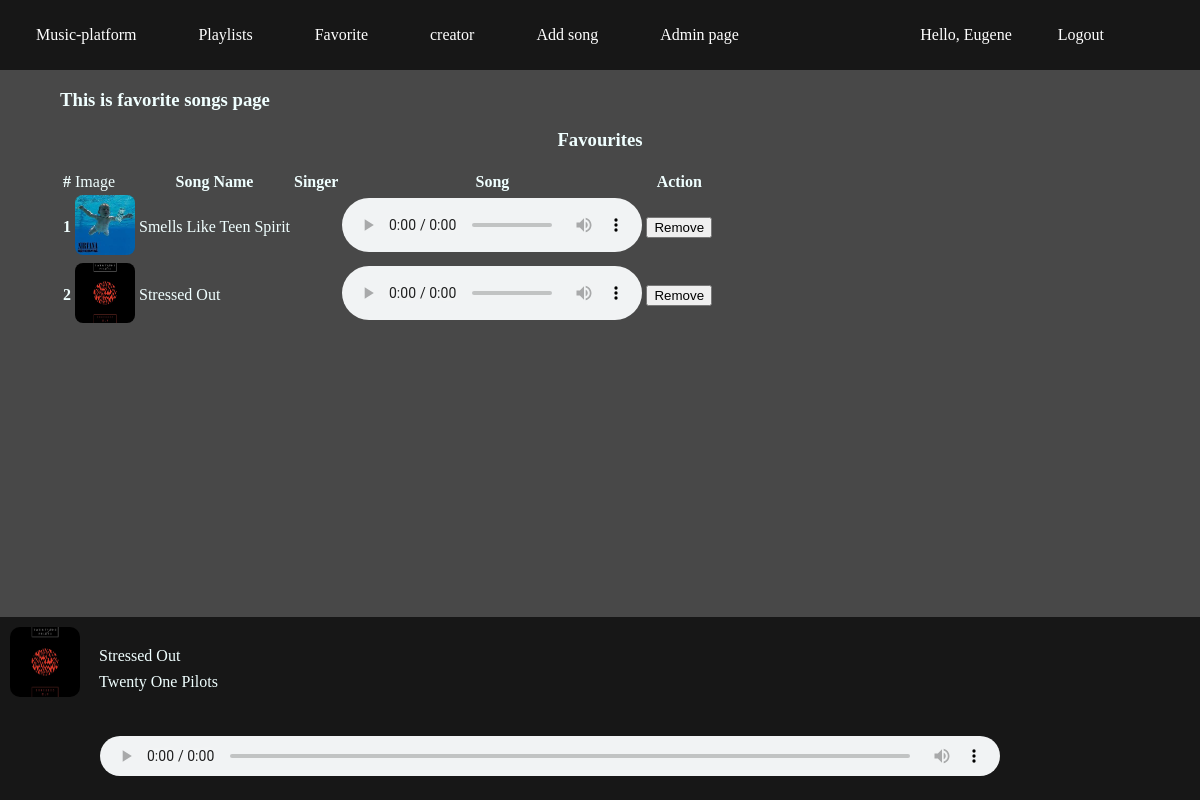
The page /music/favorite/ (signed in) on the database its author committed.
### users_app/models.py (models this page shows, shortened)
class CustomUser(AbstractBaseUser, PermissionsMixin):
    email = models.EmailField(_('email address'), unique=True)
    username = models.CharField(max_length=32)
    date_joined = models.DateTimeField(default=timezone.now)
    is_creator = models.BooleanField(default=False)
    creator_name = models.CharField(default='', max_length=32, null=True)
    creator_descr = models.CharField(default='', blank=True, max_length=255, null=True)
    is_staff = models.BooleanField(default=False)
    is_superuser = models.BooleanField(default=False)
    is_active = models.BooleanField(default=True)
    USERNAME_FIELD = 'email'
    REQUIRED_FIELDS = ['username', ]
    object = CustomUserManager()
    class Meta:
        app_label = 'users_app'

### main_app/models.py (models this page shows)
class Song(models.Model):
    GENRE_CHOICES = (
        ('ROCK', 'Rock'),
        ('METAL', 'Metal'),
        ('POP', 'Pop'),
        ('HIP-HOP', 'Hip-Hop'),
        ('INDY', 'Indy'),
        ('COUNTRY', 'Country'),
        ('BLUES', 'Blues'),
        ('CLASSIC', 'Classic')
    )
    song_name = models.CharField(max_length=50, unique=True)
    creator = models.ForeignKey(CustomUser, on_delete=models.CASCADE)
    audio_file = models.FileField(blank=True, upload_to='Songs/', null=True)
    image_file = models.ImageField(blank=True, upload_to='Song_Image/', null=True, default='Song_Image/default.jpg')
    genres = MultiSelectField(choices=GENRE_CHOICES)
    date_added = models.DateTimeField(default=datetime.now())
    data_created = models.DateField(blank=True, null=True)
    def __str__(self):
        return self.song_name

### main_app/views.py (the view)
# urls.py: path('favorite/', views.favorite, name='favourite'),
def favorite(request):
    if request.user.is_authenticated:
        last_played_list = list(Recent.objects.values('song_id').order_by('-id'))
        if last_played_list:
            last_played_id = last_played_list[0]['song_id']
            last_played_song = Song.objects.get(id=last_played_id)
        else:
            last_played_song = Song.objects.get(id=1)
        songs = Song.objects.filter(favorite__user=request.user, favorite__is_fav=True).distinct()
        print(f'songs: {songs}')
        if request.method == "POST":
            song_id = list(request.POST.keys())[1]
            favourite_song = Favorite.objects.filter(user=request.user, song__id=song_id, is_fav=True)
            favourite_song.delete()
            messages.success(request, "Removed from favourite!")
        context = {'songs': songs, 'last_played': last_played_song}
        return render(request, 'main_app/favorite.html', context=context)
    else:
        return redirect("entry_app:login")

### main_app/templates/main_app/favorite.html (shortened to what this page needs)
{% extends 'index.html' %}
{% load static %}
{% block content %}
    <link rel="stylesheet" href={% static 'main_app/main.css' %}>
    <h3>This is favorite songs page</h3>
    <center>
      <h3>Favourites</h3>
    </center>
    {% if songs %}
    <table class="table table-hover table-primary">
        <thead>
            <tr>
                <th scope="col">#</th>
                <td scope="col">Image</td>
                <th scope="col">Song Name</th>
                <th scope="col">Singer</th>
                <th scope="col">Song</th>
                <th scope="col">Action</th>
            </tr>
        </thead>
        <tbody>
            {% if songs %}
            {% for song in songs %}
                <tr>
                    <th scope="row">{{forloop.counter}}</th>
                    <td><img src="{{ song.image_file.url}}" class="img-responsive" height="60" width="60" style="border-radius: 8px 8px 8px 8px;"></td>
                    <td><a style="color: azure" href="{% url 'entry_app:main_app:song_detail' song.id %}">{{ song.song_name }}</a></td>
                    <td>{{song.singer}}</td>
                <td>
                    <audio controls>
                        <source src="{{ song.audio_file.url }}" type="audio/mpeg">
                    </audio>
                </td>
                <td>
                    <form method="post">
                        <input class="btn btn-primary" type="submit" value="Remove" name={{ song.id }}>
                    </form>
                </td>
            </tr>
            {% endfor %}
            {% endif %}
        </tbody>
    </table>
    {% else %}
        <center>
            <h3>Your favorite list is empty</h3>
        </center>
    {% endif %}
{% endblock %}

### templates/index.html (shortened to what this page needs)
<!DOCTYPE html>
<html lang="en">
<head>
    {% load static %}
    <link rel="stylesheet" href="{% static 'index.css' %}">
</head>
<body>
    <header>
        <nav>
            <div class="mainlink">
                <ul>
                    {% if request.user.is_superuser %}
                        <li><a href="http://127.0.0.1:8000/admin/">Admin page</a></li>
                    {% endif %}
                    {% if request.user.is_creator %}
                        <li><a href="http://127.0.0.1:8000/music/add_song/">Add song</a></li>
                        <li><a href="{% url 'entry_app:main_app:creator_profile' %}">{{ request.user.creator_name }}</a></li>
                        {% else %}
                            <li><a href="{% url 'entry_app:main_app:become_creator' %}">Become creator</a></li>
                    {% endif %}
                    <li><a href="{% url 'entry_app:main_app:favourite' %}">Favorite</a></li>
                    <li><a href="{% url 'entry_app:main_app:playlist' %}">Playlists</a></li>
                    <li><a href="{% url 'entry_app:main_app:music' %}"> Music-platform </a></li>
                </ul>
            </div>
            {% if request.user.is_authenticated %}
                <div class="username">
                    <ul>
                        <li><a href="{% url 'entry_app:logout' %}">Logout</a></li>
                        <li><p>Hello, {{ request.user.username }}</p></li>
                    </ul>
                </div>
            {% else %}
                <ul>
                    <li><a href="{% url 'entry_app:signup' %}"> Sign Up </a></li>
                    <li><a href="{% url 'entry_app:login' %}"> Log In </a></li>
                </ul>
            {% endif %}
        </nav>
    </header>
    <div class="container">
        {% block content %}
        {% endblock content %}
    </div>
    {% if request.user.is_authenticated %}
        {% if last_played %}
        <footer>
            <div class="player">
                <div class="left">
                    <img src="{{ last_played.image_file.url }}" height="70" width="70">
                </div>
                <div class="right">
                    <div class="top">
                        <ul>
                            <li><a href="{% url 'entry_app:main_app:song_detail' song_id=last_played.id %}">{{last_played.song_name}}</a></li>
                            <li><a>{{last_played.creator.creator_name}}</a></li>
                        </ul>
                    </div>
                    <div class="bottom">
                        <audio controls=""><source src="{{ last_played.audio_file.url }}" type="audio/mpeg"></audio>
                    </div>
                </div>
            </div>
        </footer>
        {% endif %}
    {% endif %}
</body>
</html>

### static/index.css (style rules this page uses)
body { background-color: #484848; height: 100%; margin: 0; padding: 0; display: flex; flex-direction: column; color: azure; padding-bottom: 100px; }
body a { text-decoration: none; color: azure; }
.player { display: flex; padding: 10px; position:fixed; bottom: 0; width: 100%; background-color: #171717; }
.player audio { margin-left: 20px; margin-bottom: 10px; margin-top: 25px; margin-right: 250px; width: 900px; height:40px; }
.player img { border-radius: 10px 10px 10px 10px; }
.player .top ul { float: left; padding-inline-start: 0; }
.player .top { width: auto; }
.player .top a { margin-left: 15px; color: azure; }
.player .top li { text-decoration: none; list-style-type: none; padding: 4px; }
.player .right { width: 100%; }
.player .bottom { display: block; float: right; }
.player .left { display: block; float: left; }
.mainlink { float: left; margin-left: 10px; }
header { padding: 0; overflow: hidden; background-color: #171717; }
nav a { display: block; color: white; text-align: center; padding: 16px; text-decoration: none; }
nav li { float: right; margin-right: 30px; }
nav ul { list-style-type: none; overflow: hidden; margin: 0; float: right; margin-right: 20px; padding: 10px; }
.container { height: 100%; width: 90%; margin: auto; background: #484848; }
.username { float: right; display: block; color: white; text-align: center; text-decoration: none; margin-right: 20px; }
footer { display: block; position:absolute; bottom:0; width:100%; }

### rows shown on the page
CustomUser: user.creator_name "creator", user.username "Eugene"
Song: image_file (picture), song_name "Smells Like Teen Spirit"
Song: image_file (picture), song_name "Stressed Out", creator.creator_name "Twenty One Pilots"
